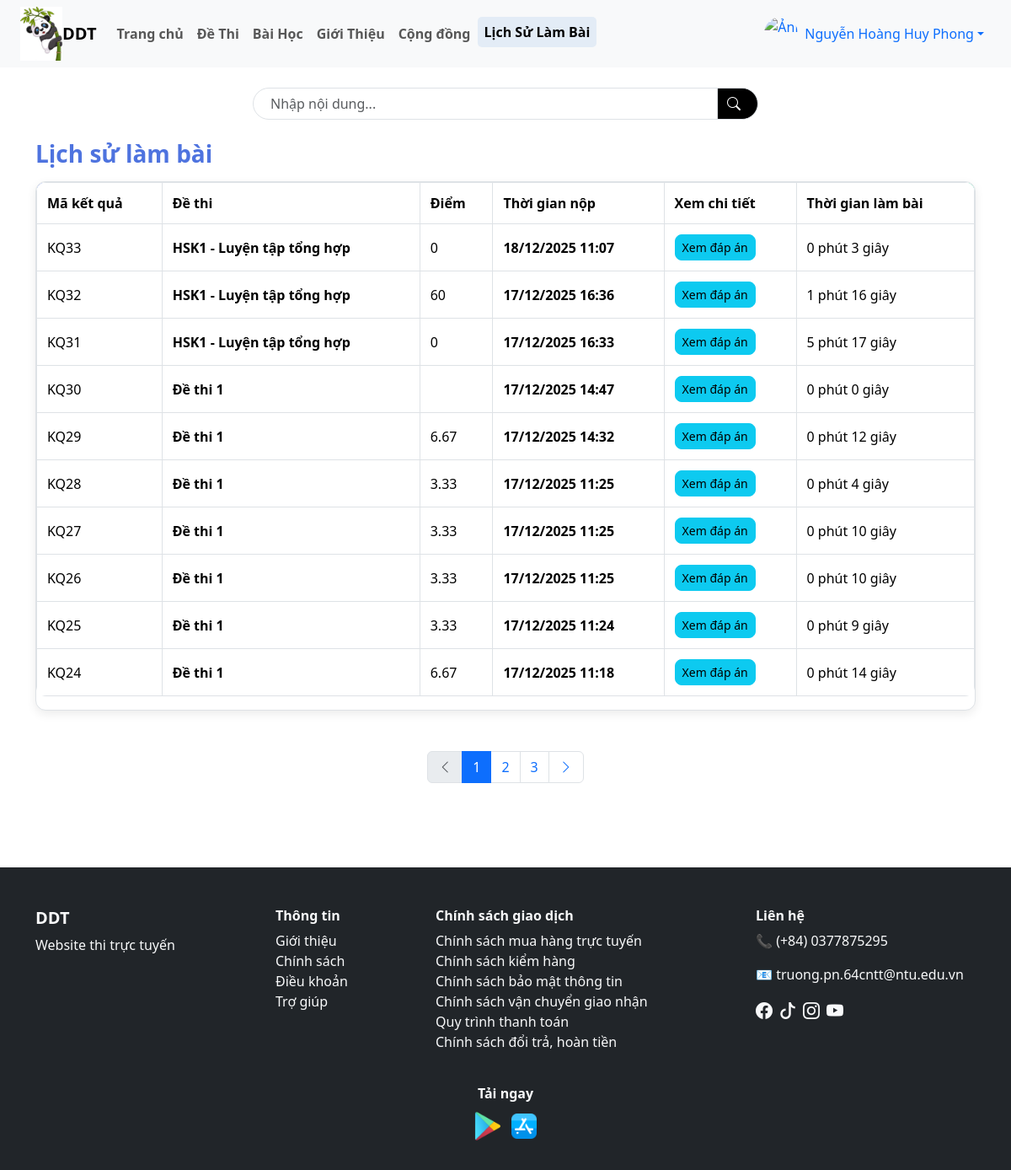
Page /user/lich_su_lam_bai.php (signed in) on the earlier database version.
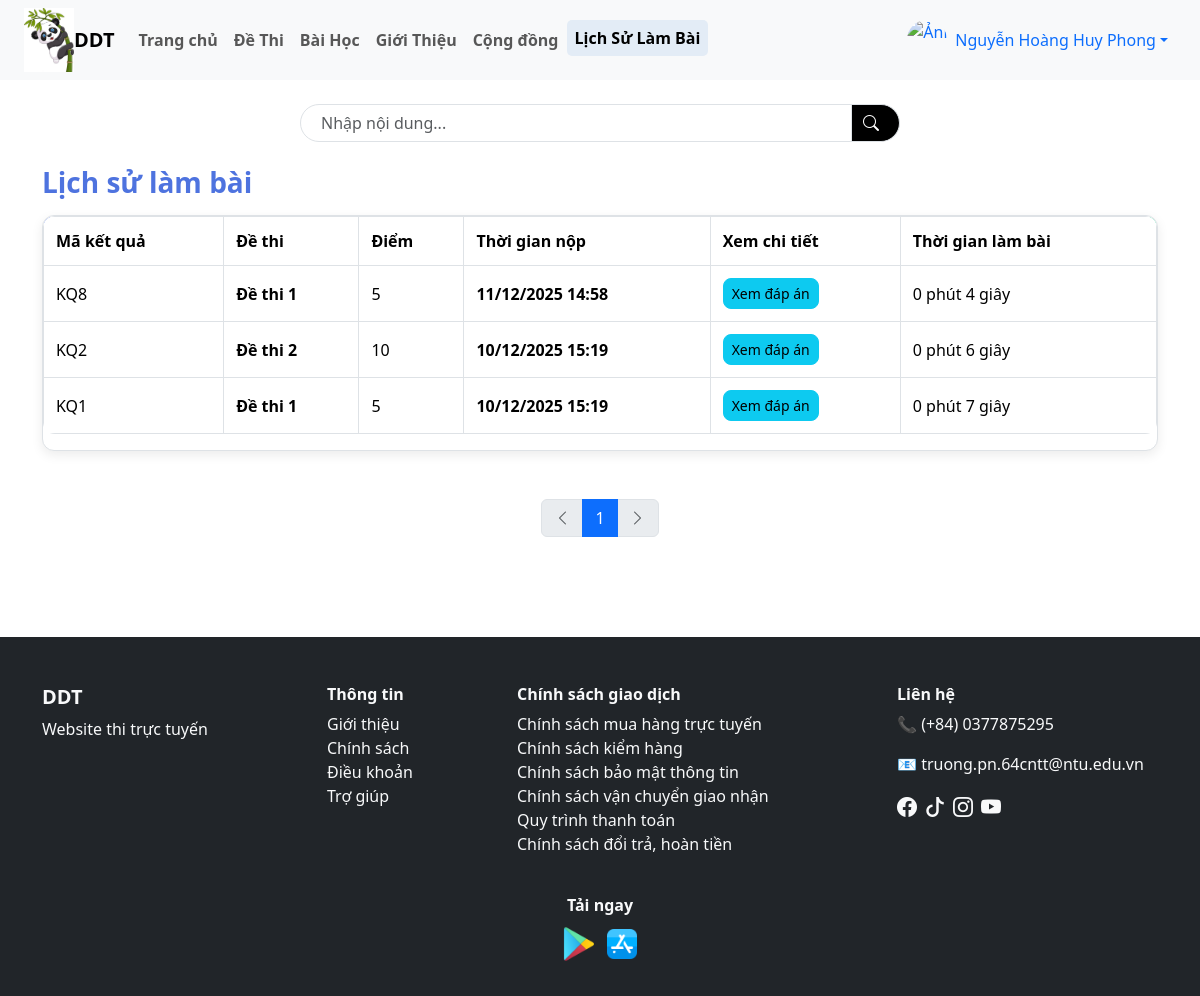
Same page on the later database version.
### tables this page shows
CREATE TABLE `ket_qua_thi` (
  `id` varchar(10) NOT NULL,
  `id_nguoi_dung` varchar(10) NOT NULL,
  `id_de_thi` varchar(10) NOT NULL,
  `diem_so` float DEFAULT NULL,
  `thoi_gian_nop` datetime DEFAULT CURRENT_TIMESTAMP,
  `thoi_gian_bat_dau` datetime NOT NULL DEFAULT CURRENT_TIMESTAMP
);

CREATE TABLE `de_thi` (
  `id` varchar(10) NOT NULL,
  `id_danh_muc` int DEFAULT NULL,
  `ten_de_thi` varchar(255) NOT NULL,
  `mo_ta` text,
  `thoi_gian` int DEFAULT NULL,
  `id_bai_hoc` varchar(10) DEFAULT NULL,
  `thang_diem` int DEFAULT '10',
  `ngay_tao` datetime DEFAULT CURRENT_TIMESTAMP,
  `trang_thai` tinyint(1) NOT NULL DEFAULT '0'
);

### user/lich_su_lam_bai.php (the view, shortened to what this page needs)
<?php
include("./header.php");
$id_user = $_SESSION['user_id'];
$limit = 10;
$page = isset($_GET['page']) ? (int)$_GET['page'] : 1;
$start = ($page - 1) * $limit;
$search = isset($_GET['search']) ? mysqli_real_escape_string($dbc, $_GET['search']) : '';
$sql = "
    SELECT
        kq.id,
        kq.diem_so,
        kq.thoi_gian_nop,
        kq.thoi_gian_bat_dau,
        dt.ten_de_thi
    FROM ket_qua_thi kq
    JOIN de_thi dt ON kq.id_de_thi = dt.id
    WHERE kq.id_nguoi_dung = '$id_user'
    AND (
        dt.ten_de_thi LIKE '%$search%' OR
        kq.id LIKE '%$search%' OR
        kq.diem_so LIKE '%$search%' OR
        kq.thoi_gian_nop LIKE '%$search%'
    )
    ORDER BY kq.thoi_gian_nop DESC
    LIMIT $start, $limit
";
$result = mysqli_query($dbc, $sql);
$sql_count = "
    SELECT COUNT(*) AS total
    FROM ket_qua_thi kq
    JOIN de_thi dt ON kq.id_de_thi = dt.id
    WHERE kq.id_nguoi_dung = '$id_user'
    AND (
        dt.ten_de_thi LIKE '%$search%' OR
        kq.id LIKE '%$search%' OR
        kq.diem_so LIKE '%$search%' OR
        kq.thoi_gian_nop LIKE '%$search%'
    )
";
$rs_count = mysqli_query($dbc, $sql_count);
$total = mysqli_fetch_assoc($rs_count)['total'];
$total_pages = ceil($total / $limit);
?>
<div class="container my-4">
    <form method="GET">
        <div class="d-flex justify-content-center my-4">
            <div class="input-group search-box" style="max-width: 600px;">
                <input type="text" name="search" class="form-control" placeholder="Nhập nội dung..."
                    value="<?= isset($_GET['search']) ? $_GET['search'] : '' ?>">
                <button class="input-group-text bg-black text-white border-start-0" type="submit">
                    <i class="bi bi-search me-2"></i>
                </button>
            </div>
        </div>
    </form>
    <h3 class="table-title">Lịch sử làm bài</h3>
    <div class="table-wrapper mt-3 mb-5">
        <table class="table table-bordered table-custom">
            <thead>
                <tr>
                    <th>Mã kết quả</th>
                    <th>Đề thi</th>
                    <th>Điểm</th>
                    <th>Thời gian nộp</th>
                    <th>Xem chi tiết</th>
                    <th>Thời gian làm bài</th>
                </tr>
            </thead>
            <tbody>
                <?php while ($row = mysqli_fetch_assoc($result)) {
                    $thoi_gian_lam = "Chưa xác định";
                    if (!empty($row['thoi_gian_bat_dau']) && !empty($row['thoi_gian_nop'])) {
                        $bat_dau = strtotime($row['thoi_gian_bat_dau']);
                        $nop = strtotime($row['thoi_gian_nop']);
                        $diff = $nop - $bat_dau;
                        $phut = floor($diff / 60);
                        $giay = $diff % 60;
                        $thoi_gian_lam = $phut . " phút " . $giay . " giây";
                    }
                ?>
                <tr>
                    <td><?= $row['id'] ?></td>
                    <td><strong><?= $row['ten_de_thi'] ?></strong></td>
                    <td>
                        <?= $row['diem_so'] ?>
                    </td>
                    <td>
                        <p class="fw-semibold mb-0"> <?= date("d/m/Y H:i", strtotime($row["thoi_gian_nop"])) ?> </p>
                    </td>
                    <td>
                        <a href="xem_dap_an.php?id_kq=<?= $row['id'] ?>" class="btn btn-info btn-sm">
                            Xem đáp án
                        </a>
                    </td>
                    <td><?= $thoi_gian_lam ?></td>
                </tr>
                <?php } ?>
            </tbody>
        </table>
    </div>
    <nav>
        <ul class="pagination justify-content-center">
            <li class="page-item <?= ($page <= 1) ? 'disabled' : '' ?>">
                <a class="page-link" href="?page=<?= $page - 1 ?>&search=<?= $search ?>"><i
                        class="bi bi-chevron-left"></i></a>
            </li>
            <?php for ($i = 1; $i <= $total_pages; $i++): ?>
            <li class="page-item <?= ($i == $page) ? 'active' : '' ?>">
                <a class="page-link" href="?page=<?= $i ?>&search=<?= $search ?>"><?= $i ?></a>
            </li>
            <?php endfor; ?>
            <li class="page-item <?= ($page >= $total_pages) ? 'disabled' : '' ?>">
                <a class="page-link" href="?page=<?= $page + 1 ?>&search=<?= $search ?>"><i
                        class="bi bi-chevron-right"></i></a>
            </li>
        </ul>
    </nav>
</div>
<?php include("./footer.php"); ?>

Differences in the rows shown:
removed ket_qua_thi: id "KQ33", id_de_thi.ten_de_thi "HSK1 - Luyện tập tổng hợp", diem_so "0", thoi_gian_nop "18/12/2025 11:07", thoi_gian_lam "0 phút 3 giây"
removed ket_qua_thi: id "KQ32", id_de_thi.ten_de_thi "HSK1 - Luyện tập tổng hợp", diem_so "60", thoi_gian_nop "17/12/2025 16:36", thoi_gian_lam "1 phút 16 giây"
removed ket_qua_thi: id "KQ31", id_de_thi.ten_de_thi "HSK1 - Luyện tập tổng hợp", diem_so "0", thoi_gian_nop "17/12/2025 16:33", thoi_gian_lam "5 phút 17 giây"
removed ket_qua_thi: id "KQ30", id_de_thi.ten_de_thi "Đề thi 1", thoi_gian_nop "17/12/2025 14:47", thoi_gian_lam "0 phút 0 giây"
removed ket_qua_thi: id "KQ29", id_de_thi.ten_de_thi "Đề thi 1", diem_so "6.67", thoi_gian_nop "17/12/2025 14:32", thoi_gian_lam "0 phút 12 giây"
removed ket_qua_thi: id "KQ28", id_de_thi.ten_de_thi "Đề thi 1", diem_so "3.33", thoi_gian_nop "17/12/2025 11:25", thoi_gian_lam "0 phút 4 giây"
removed ket_qua_thi: id "KQ27", id_de_thi.ten_de_thi "Đề thi 1", diem_so "3.33", thoi_gian_nop "17/12/2025 11:25", thoi_gian_lam "0 phút 10 giây"
removed ket_qua_thi: id "KQ26", id_de_thi.ten_de_thi "Đề thi 1", diem_so "3.33", thoi_gian_nop "17/12/2025 11:25", thoi_gian_lam "0 phút 10 giây"
removed ket_qua_thi: id "KQ25", id_de_thi.ten_de_thi "Đề thi 1", diem_so "3.33", thoi_gian_nop "17/12/2025 11:24", thoi_gian_lam "0 phút 9 giây"
removed ket_qua_thi: id "KQ24", id_de_thi.ten_de_thi "Đề thi 1", diem_so "6.67", thoi_gian_nop "17/12/2025 11:18", thoi_gian_lam "0 phút 14 giây"
now on this page (row unchanged): ket_qua_thi: id "KQ8", id_de_thi.ten_de_thi "Đề thi 1", diem_so "5", thoi_gian_nop "11/12/2025 14:58", thoi_gian_lam "0 phút 4 giây"
now on this page (row unchanged): ket_qua_thi: id "KQ2", id_de_thi.ten_de_thi "Đề thi 2", diem_so "10", thoi_gian_nop "10/12/2025 15:19", thoi_gian_lam "0 phút 6 giây"
now on this page (row unchanged): ket_qua_thi: id "KQ1", id_de_thi.ten_de_thi "Đề thi 1", diem_so "5", thoi_gian_nop "10/12/2025 15:19", thoi_gian_lam "0 phút 7 giây"
Other differences:
list line gone: "2"
list line gone: "3"
